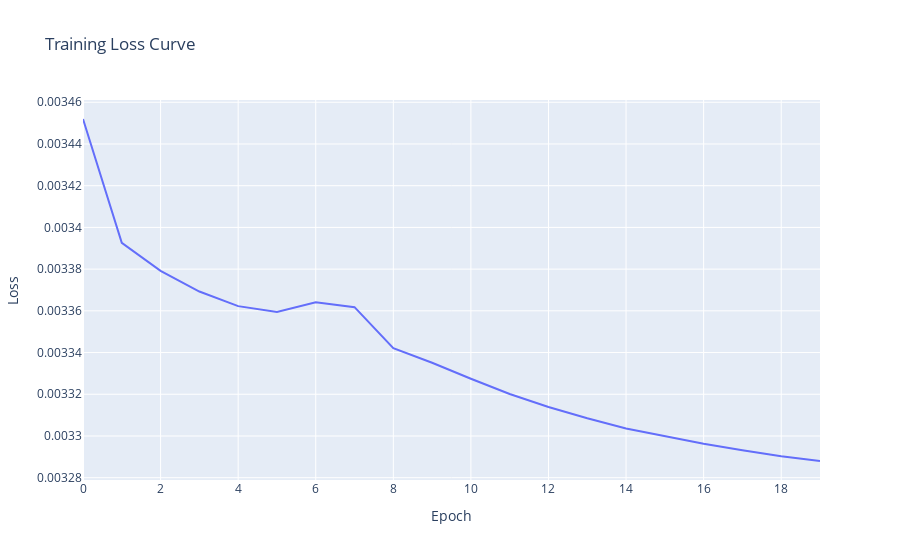

Notebook source saved alongside this figure:
### Markdown cell above
## Plot results

### Code cell
import plotly.graph_objects as go

# 绘制训练损失曲线
fig2 = go.Figure()
fig2.add_trace(go.Scatter(y=epoch_losses, mode='lines', name='Training Loss'))
fig2.update_layout(title='Training Loss Curve', xaxis_title='Epoch', yaxis_title='Loss')
fig2.show()

### Figure 1 — Plotly figure (JSON) as saved in the notebook; plotly's stock layout.template omitted (floating-point values rounded to 4 significant figures)
{"data": [{"mode": "lines", "name": "Training Loss", "type": "scatter", "y": [0.003452, 0.003393, 0.003379, 0.003369, 0.003362, 0.003359, 0.003364, 0.003362, 0.003342, 0.003335, 0.003327, 0.00332, 0.003314, 0.003309, 0.003304, 0.0033, 0.003296, 0.003293, 0.00329, 0.003288]}], "layout": {"title": {"text": "Training Loss Curve"}, "xaxis": {"title": {"text": "Epoch"}}, "yaxis": {"title": {"text": "Loss"}}}}
